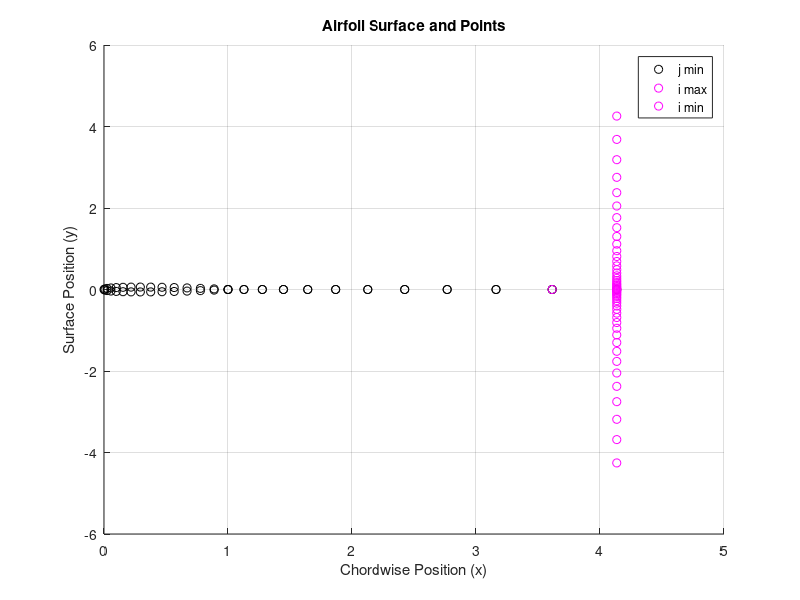

Source code (MATLAB):
close,clc;

x = zeros(51,26);
y = zeros(51,26);

dx = 1/(26-12);
dy = 0.02;
xsf = 1.15;
ysf = 1.15;


y(51,2) = 0.02;

for j = 3:26
    y(51,j) = y(51,j-1) + (y(51,j-1) - y(51,j-2))*ysf;
end
t = 0.12;
x_int = 1.008930411365;
for i = 12:26
    x(i,1) = 1-cos(0.5*pi*(26-i)*dx);
    y(i,1) = 5 * t * (0.2969 * sqrt(x_int * x(i,1)) - ...
                          0.1260 * (x_int * x(i,1)) - ...
                          0.3516 * (x_int * x(i,1))^2 + ...
                          0.2843 * (x_int * x(i,1))^3 - ...
                          0.1015 * (x_int * x(i,1))^4);
end
x(26:40,1) = flipud(x(12:26,1));
for i = 26:40
    y(i,1) = -5 * t * (0.2969 * sqrt(x_int * x(i,1)) - ...
                           0.1260 * (x_int * x(i,1)) - ...
                           0.3516 * (x_int * x(i,1))^2 + ...
                           0.2843 * (x_int * x(i,1))^3 - ...
                           0.1015 * (x_int * x(i,1))^4);
end


for i = 41:51
    x(i,1) = x(i-1,1)+(x(i-1,1)-x(i-2,1))*xsf;
end
for i = 1:11
    x(i,1) = x(51-i,1);
end



x(1,2:end)  = x(1,2:end)  + x(end,1);
x(51,2:end) = x(51,2:end) + x(51,1);
% x(2:end-1,end) = x(2:end-1,end) + x(end,end);
y(1,:)  = -y(51,:);

figure()
hold on;
% theta = linspace( pi/2, 3*pi/2, 100);
% R_max = y_i_max(end);
% x_j_max_circle = R_max*cos(theta);
% y_j_max_circle = R_max*sin(theta);
% 
% R_max_vec = zeros(26,1)+R_max;
% plot(x_j_min(26:51),R_max_vec,'k-','DisplayName', 'j max line');
% plot(x_j_min(26:51),-R_max_vec,'k-','DisplayName', 'j max line');
% plot(x_j_max_circle,y_j_max_circle,'k-','DisplayName', 'j max circle');
scatter(x(:,1), y(:,1), 'k', 'DisplayName', 'j min');
scatter(x(end,:), y(end,:), 'm', 'DisplayName', 'i max');
scatter(x(1,:), y(1,:), 'm', 'DisplayName', 'i min');
legend;
xlabel('Chordwise Position (x)');
ylabel('Surface Position (y)');
title('Airfoil Surface and Points');
grid on;
hold off;

